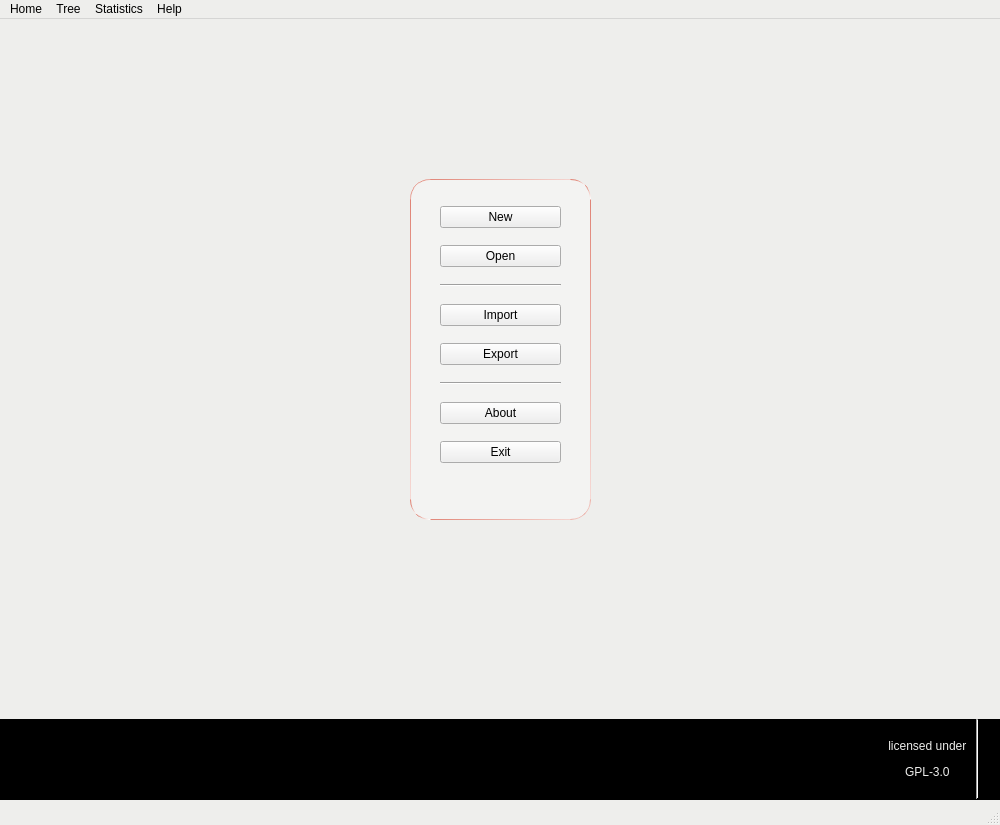
<?xml version="1.0" encoding="UTF-8"?>
<ui version="4.0">
 <class>MainWindow</class>
 <widget class="QMainWindow" name="MainWindow">
  <property name="geometry">
   <rect>
    <x>0</x>
    <y>0</y>
    <width>1000</width>
    <height>825</height>
   </rect>
  </property>
  <property name="sizePolicy">
   <sizepolicy hsizetype="Expanding" vsizetype="Expanding">
    <horstretch>0</horstretch>
    <verstretch>0</verstretch>
   </sizepolicy>
  </property>
  <property name="maximumSize">
   <size>
    <width>1000</width>
    <height>825</height>
   </size>
  </property>
  <property name="palette">
   <palette>
    <active>
     <colorrole role="WindowText">
      <brush brushstyle="SolidPattern">
       <color alpha="255">
        <red>0</red>
        <green>0</green>
        <blue>0</blue>
       </color>
      </brush>
     </colorrole>
     <colorrole role="Button">
      <brush brushstyle="SolidPattern">
       <color alpha="255">
        <red>167</red>
        <green>143</green>
        <blue>150</blue>
       </color>
      </brush>
     </colorrole>
     <colorrole role="Light">
      <brush brushstyle="SolidPattern">
       <color alpha="255">
        <red>255</red>
        <green>255</green>
        <blue>255</blue>
       </color>
      </brush>
     </colorrole>
     <colorrole role="Midlight">
      <brush brushstyle="SolidPattern">
       <color alpha="255">
        <red>246</red>
        <green>246</green>
        <blue>245</blue>
       </color>
      </brush>
     </colorrole>
     <colorrole role="Dark">
      <brush brushstyle="SolidPattern">
       <color alpha="255">
        <red>119</red>
        <green>119</green>
        <blue>118</blue>
       </color>
      </brush>
     </colorrole>
     <colorrole role="Mid">
      <brush brushstyle="SolidPattern">
       <color alpha="255">
        <red>159</red>
        <green>159</green>
        <blue>157</blue>
       </color>
      </brush>
     </colorrole>
     <colorrole role="Text">
      <brush brushstyle="SolidPattern">
       <color alpha="255">
        <red>0</red>
        <green>0</green>
        <blue>0</blue>
       </color>
      </brush>
     </colorrole>
     <colorrole role="BrightText">
      <brush brushstyle="SolidPattern">
       <color alpha="255">
        <red>255</red>
        <green>255</green>
        <blue>255</blue>
       </color>
      </brush>
     </colorrole>
     <colorrole role="ButtonText">
      <brush brushstyle="SolidPattern">
       <color alpha="255">
        <red>0</red>
        <green>0</green>
        <blue>0</blue>
       </color>
      </brush>
     </colorrole>
     <colorrole role="Base">
      <brush brushstyle="SolidPattern">
       <color alpha="255">
        <red>255</red>
        <green>255</green>
        <blue>255</blue>
       </color>
      </brush>
     </colorrole>
     <colorrole role="Window">
      <brush brushstyle="SolidPattern">
       <color alpha="255">
        <red>238</red>
        <green>238</green>
        <blue>236</blue>
       </color>
      </brush>
     </colorrole>
     <colorrole role="Shadow">
      <brush brushstyle="SolidPattern">
       <color alpha="255">
        <red>0</red>
        <green>0</green>
        <blue>0</blue>
       </color>
      </brush>
     </colorrole>
     <colorrole role="Highlight">
      <brush brushstyle="SolidPattern">
       <color alpha="255">
        <red>157</red>
        <green>150</green>
        <blue>159</blue>
       </color>
      </brush>
     </colorrole>
     <colorrole role="Link">
      <brush brushstyle="SolidPattern">
       <color alpha="255">
        <red>78</red>
        <green>154</green>
        <blue>6</blue>
       </color>
      </brush>
     </colorrole>
     <colorrole role="LinkVisited">
      <brush brushstyle="SolidPattern">
       <color alpha="255">
        <red>211</red>
        <green>215</green>
        <blue>207</blue>
       </color>
      </brush>
     </colorrole>
     <colorrole role="AlternateBase">
      <brush brushstyle="SolidPattern">
       <color alpha="255">
        <red>246</red>
        <green>246</green>
        <blue>245</blue>
       </color>
      </brush>
     </colorrole>
     <colorrole role="ToolTipBase">
      <brush brushstyle="SolidPattern">
       <color alpha="255">
        <red>255</red>
        <green>255</green>
        <blue>220</blue>
       </color>
      </brush>
     </colorrole>
     <colorrole role="ToolTipText">
      <brush brushstyle="SolidPattern">
       <color alpha="255">
        <red>0</red>
        <green>0</green>
        <blue>0</blue>
       </color>
      </brush>
     </colorrole>
     <colorrole role="PlaceholderText">
      <brush brushstyle="SolidPattern">
       <color alpha="127">
        <red>0</red>
        <green>0</green>
        <blue>0</blue>
       </color>
      </brush>
     </colorrole>
    </active>
    <inactive>
     <colorrole role="WindowText">
      <brush brushstyle="SolidPattern">
       <color alpha="255">
        <red>0</red>
        <green>0</green>
        <blue>0</blue>
       </color>
      </brush>
     </colorrole>
     <colorrole role="Button">
      <brush brushstyle="SolidPattern">
       <color alpha="255">
        <red>169</red>
        <green>160</green>
        <blue>163</blue>
       </color>
      </brush>
     </colorrole>
     <colorrole role="Light">
      <brush brushstyle="SolidPattern">
       <color alpha="255">
        <red>255</red>
        <green>255</green>
        <blue>255</blue>
       </color>
      </brush>
     </colorrole>
     <colorrole role="Midlight">
      <brush brushstyle="SolidPattern">
       <color alpha="255">
        <red>246</red>
        <green>246</green>
        <blue>245</blue>
       </color>
      </brush>
     </colorrole>
     <colorrole role="Dark">
      <brush brushstyle="SolidPattern">
       <color alpha="255">
        <red>119</red>
        <green>119</green>
        <blue>118</blue>
       </color>
      </brush>
     </colorrole>
     <colorrole role="Mid">
      <brush brushstyle="SolidPattern">
       <color alpha="255">
        <red>159</red>
        <green>159</green>
        <blue>157</blue>
       </color>
      </brush>
     </colorrole>
     <colorrole role="Text">
      <brush brushstyle="SolidPattern">
       <color alpha="255">
        <red>0</red>
        <green>0</green>
        <blue>0</blue>
       </color>
      </brush>
     </colorrole>
     <colorrole role="BrightText">
      <brush brushstyle="SolidPattern">
       <color alpha="255">
        <red>255</red>
        <green>255</green>
        <blue>255</blue>
       </color>
      </brush>
     </colorrole>
     <colorrole role="ButtonText">
      <brush brushstyle="SolidPattern">
       <color alpha="255">
        <red>0</red>
        <green>0</green>
        <blue>0</blue>
       </color>
      </brush>
     </colorrole>
     <colorrole role="Base">
      <brush brushstyle="SolidPattern">
       <color alpha="255">
        <red>255</red>
        <green>255</green>
        <blue>255</blue>
       </color>
      </brush>
     </colorrole>
     <colorrole role="Window">
      <brush brushstyle="SolidPattern">
       <color alpha="255">
        <red>238</red>
        <green>238</green>
        <blue>236</blue>
       </color>
      </brush>
     </colorrole>
     <colorrole role="Shadow">
      <brush brushstyle="SolidPattern">
       <color alpha="255">
        <red>0</red>
        <green>0</green>
        <blue>0</blue>
       </color>
      </brush>
     </colorrole>
     <colorrole role="Highlight">
      <brush brushstyle="SolidPattern">
       <color alpha="255">
        <red>157</red>
        <green>150</green>
        <blue>159</blue>
       </color>
      </brush>
     </colorrole>
     <colorrole role="Link">
      <brush brushstyle="SolidPattern">
       <color alpha="255">
        <red>78</red>
        <green>154</green>
        <blue>6</blue>
       </color>
      </brush>
     </colorrole>
     <colorrole role="LinkVisited">
      <brush brushstyle="SolidPattern">
       <color alpha="255">
        <red>211</red>
        <green>215</green>
        <blue>207</blue>
       </color>
      </brush>
     </colorrole>
     <colorrole role="AlternateBase">
      <brush brushstyle="SolidPattern">
       <color alpha="255">
        <red>246</red>
        <green>246</green>
        <blue>245</blue>
       </color>
      </brush>
     </colorrole>
     <colorrole role="ToolTipBase">
      <brush brushstyle="SolidPattern">
       <color alpha="255">
        <red>255</red>
        <green>255</green>
        <blue>220</blue>
       </color>
      </brush>
     </colorrole>
     <colorrole role="ToolTipText">
      <brush brushstyle="SolidPattern">
       <color alpha="255">
        <red>0</red>
        <green>0</green>
        <blue>0</blue>
       </color>
      </brush>
     </colorrole>
     <colorrole role="PlaceholderText">
      <brush brushstyle="SolidPattern">
       <color alpha="127">
        <red>0</red>
        <green>0</green>
        <blue>0</blue>
       </color>
      </brush>
     </colorrole>
    </inactive>
    <disabled>
     <colorrole role="WindowText">
      <brush brushstyle="SolidPattern">
       <color alpha="255">
        <red>119</red>
        <green>119</green>
        <blue>118</blue>
       </color>
      </brush>
     </colorrole>
     <colorrole role="Button">
      <brush brushstyle="SolidPattern">
       <color alpha="199">
        <red>167</red>
        <green>143</green>
        <blue>150</blue>
       </color>
      </brush>
     </colorrole>
     <colorrole role="Light">
      <brush brushstyle="SolidPattern">
       <color alpha="255">
        <red>255</red>
        <green>255</green>
        <blue>255</blue>
       </color>
      </brush>
     </colorrole>
     <colorrole role="Midlight">
      <brush brushstyle="SolidPattern">
       <color alpha="255">
        <red>246</red>
        <green>246</green>
        <blue>245</blue>
       </color>
      </brush>
     </colorrole>
     <colorrole role="Dark">
      <brush brushstyle="SolidPattern">
       <color alpha="255">
        <red>119</red>
        <green>119</green>
        <blue>118</blue>
       </color>
      </brush>
     </colorrole>
     <colorrole role="Mid">
      <brush brushstyle="SolidPattern">
       <color alpha="255">
        <red>159</red>
        <green>159</green>
        <blue>157</blue>
       </color>
      </brush>
     </colorrole>
     <colorrole role="Text">
      <brush brushstyle="SolidPattern">
       <color alpha="255">
        <red>119</red>
        <green>119</green>
        <blue>118</blue>
       </color>
      </brush>
     </colorrole>
     <colorrole role="BrightText">
      <brush brushstyle="SolidPattern">
       <color alpha="255">
        <red>255</red>
        <green>255</green>
        <blue>255</blue>
       </color>
      </brush>
     </colorrole>
     <colorrole role="ButtonText">
      <brush brushstyle="SolidPattern">
       <color alpha="255">
        <red>119</red>
        <green>119</green>
        <blue>118</blue>
       </color>
      </brush>
     </colorrole>
     <colorrole role="Base">
      <brush brushstyle="SolidPattern">
       <color alpha="255">
        <red>238</red>
        <green>238</green>
        <blue>236</blue>
       </color>
      </brush>
     </colorrole>
     <colorrole role="Window">
      <brush brushstyle="SolidPattern">
       <color alpha="255">
        <red>238</red>
        <green>238</green>
        <blue>236</blue>
       </color>
      </brush>
     </colorrole>
     <colorrole role="Shadow">
      <brush brushstyle="SolidPattern">
       <color alpha="255">
        <red>0</red>
        <green>0</green>
        <blue>0</blue>
       </color>
      </brush>
     </colorrole>
     <colorrole role="Link">
      <brush brushstyle="SolidPattern">
       <color alpha="255">
        <red>78</red>
        <green>154</green>
        <blue>6</blue>
       </color>
      </brush>
     </colorrole>
     <colorrole role="LinkVisited">
      <brush brushstyle="SolidPattern">
       <color alpha="255">
        <red>211</red>
        <green>215</green>
        <blue>207</blue>
       </color>
      </brush>
     </colorrole>
     <colorrole role="AlternateBase">
      <brush brushstyle="SolidPattern">
       <color alpha="255">
        <red>238</red>
        <green>238</green>
        <blue>236</blue>
       </color>
      </brush>
     </colorrole>
     <colorrole role="ToolTipBase">
      <brush brushstyle="SolidPattern">
       <color alpha="255">
        <red>255</red>
        <green>255</green>
        <blue>220</blue>
       </color>
      </brush>
     </colorrole>
     <colorrole role="ToolTipText">
      <brush brushstyle="SolidPattern">
       <color alpha="255">
        <red>0</red>
        <green>0</green>
        <blue>0</blue>
       </color>
      </brush>
     </colorrole>
     <colorrole role="PlaceholderText">
      <brush brushstyle="SolidPattern">
       <color alpha="127">
        <red>119</red>
        <green>119</green>
        <blue>118</blue>
       </color>
      </brush>
     </colorrole>
    </disabled>
   </palette>
  </property>
  <property name="windowTitle">
   <string>Graveyard</string>
  </property>
  <property name="styleSheet">
   <string notr="true"/>
  </property>
  <widget class="QWidget" name="centralwidget">
   <property name="enabled">
    <bool>true</bool>
   </property>
   <property name="sizePolicy">
    <sizepolicy hsizetype="Expanding" vsizetype="Expanding">
     <horstretch>4</horstretch>
     <verstretch>0</verstretch>
    </sizepolicy>
   </property>
   <property name="maximumSize">
    <size>
     <width>1000</width>
     <height>800</height>
    </size>
   </property>
   <property name="styleSheet">
    <string notr="true"/>
   </property>
   <widget class="QWidget" name="widget_background" native="true">
    <property name="geometry">
     <rect>
      <x>0</x>
      <y>-10</y>
      <width>1001</width>
      <height>791</height>
     </rect>
    </property>
    <property name="palette">
     <palette>
      <active/>
      <inactive/>
      <disabled/>
     </palette>
    </property>
    <property name="autoFillBackground">
     <bool>false</bool>
    </property>
    <property name="styleSheet">
     <string notr="true">#widget_background {
	background-image: url(:/orig/graveyard_blurred.png);
}
</string>
    </property>
    <widget class="QLabel" name="label_header">
     <property name="geometry">
      <rect>
       <x>230</x>
       <y>0</y>
       <width>431</width>
       <height>151</height>
      </rect>
     </property>
     <property name="palette">
      <palette>
       <active/>
       <inactive/>
       <disabled/>
      </palette>
     </property>
     <property name="text">
      <string>&lt;html&gt;&lt;head/&gt;&lt;body&gt;&lt;p align=&quot;center&quot;&gt;&lt;img src=&quot;:/orig/graveyard_text2.png&quot;/&gt;&lt;/p&gt;&lt;/body&gt;&lt;/html&gt;</string>
     </property>
    </widget>
    <widget class="QLabel" name="label_header_sub">
     <property name="geometry">
      <rect>
       <x>460</x>
       <y>90</y>
       <width>281</width>
       <height>31</height>
      </rect>
     </property>
     <property name="palette">
      <palette>
       <active/>
       <inactive/>
       <disabled/>
      </palette>
     </property>
     <property name="text">
      <string>&lt;html&gt;&lt;head/&gt;&lt;body&gt;&lt;p align=&quot;center&quot;&gt;&lt;img src=&quot;:/orig/graveyard_subtitle.png&quot;/&gt;&lt;/p&gt;&lt;/body&gt;&lt;/html&gt;</string>
     </property>
    </widget>
    <widget class="QFrame" name="frame_footer">
     <property name="geometry">
      <rect>
       <x>0</x>
       <y>710</y>
       <width>1001</width>
       <height>81</height>
      </rect>
     </property>
     <property name="palette">
      <palette>
       <active>
        <colorrole role="Button">
         <brush brushstyle="SolidPattern">
          <color alpha="255">
           <red>0</red>
           <green>0</green>
           <blue>0</blue>
          </color>
         </brush>
        </colorrole>
        <colorrole role="Base">
         <brush brushstyle="SolidPattern">
          <color alpha="255">
           <red>0</red>
           <green>0</green>
           <blue>0</blue>
          </color>
         </brush>
        </colorrole>
        <colorrole role="Window">
         <brush brushstyle="SolidPattern">
          <color alpha="255">
           <red>0</red>
           <green>0</green>
           <blue>0</blue>
          </color>
         </brush>
        </colorrole>
       </active>
       <inactive>
        <colorrole role="Button">
         <brush brushstyle="SolidPattern">
          <color alpha="255">
           <red>0</red>
           <green>0</green>
           <blue>0</blue>
          </color>
         </brush>
        </colorrole>
        <colorrole role="Base">
         <brush brushstyle="SolidPattern">
          <color alpha="255">
           <red>0</red>
           <green>0</green>
           <blue>0</blue>
          </color>
         </brush>
        </colorrole>
        <colorrole role="Window">
         <brush brushstyle="SolidPattern">
          <color alpha="255">
           <red>0</red>
           <green>0</green>
           <blue>0</blue>
          </color>
         </brush>
        </colorrole>
       </inactive>
       <disabled>
        <colorrole role="Button">
         <brush brushstyle="SolidPattern">
          <color alpha="255">
           <red>0</red>
           <green>0</green>
           <blue>0</blue>
          </color>
         </brush>
        </colorrole>
        <colorrole role="Base">
         <brush brushstyle="SolidPattern">
          <color alpha="255">
           <red>0</red>
           <green>0</green>
           <blue>0</blue>
          </color>
         </brush>
        </colorrole>
        <colorrole role="Window">
         <brush brushstyle="SolidPattern">
          <color alpha="255">
           <red>0</red>
           <green>0</green>
           <blue>0</blue>
          </color>
         </brush>
        </colorrole>
       </disabled>
      </palette>
     </property>
     <property name="styleSheet">
      <string notr="true">#frame_footer {
border-width: 5px;
border-style: solid;
	border-color: rgb(157, 150, 159);
border-radius: 0px;
	background-color: rgb(0, 0, 0);
	border-color: rgb(0, 0, 0);
}
</string>
     </property>
     <property name="frameShape">
      <enum>QFrame::StyledPanel</enum>
     </property>
     <property name="frameShadow">
      <enum>QFrame::Raised</enum>
     </property>
     <widget class="QWidget" name="horizontalLayoutWidget_3">
      <property name="geometry">
       <rect>
        <x>0</x>
        <y>0</y>
        <width>991</width>
        <height>80</height>
       </rect>
      </property>
      <property name="palette">
       <palette>
        <active/>
        <inactive/>
        <disabled/>
       </palette>
      </property>
      <layout class="QHBoxLayout" name="horizontalLayout">
       <item>
        <widget class="QLabel" name="label_git_link">
         <property name="palette">
          <palette>
           <active/>
           <inactive/>
           <disabled/>
          </palette>
         </property>
         <property name="toolTip">
          <string>kate on github</string>
         </property>
         <property name="text">
          <string>&lt;html&gt;&lt;head/&gt;&lt;body&gt;&lt;p align=&quot;center&quot;&gt;&lt;a href=&quot;https://github.com/katehaledev&quot;&gt;&lt;img src=&quot;:/logos/git_name.png&quot;/&gt;&lt;/a&gt;&lt;/p&gt;&lt;/body&gt;&lt;/html&gt;</string>
         </property>
         <property name="openExternalLinks">
          <bool>true</bool>
         </property>
        </widget>
       </item>
       <item>
        <spacer name="horizontalSpacer">
         <property name="palette">
          <palette>
           <active/>
           <inactive/>
           <disabled/>
          </palette>
         </property>
         <property name="orientation">
          <enum>Qt::Horizontal</enum>
         </property>
         <property name="sizeHint" stdset="0">
          <size>
           <width>40</width>
           <height>20</height>
          </size>
         </property>
        </spacer>
       </item>
       <item>
        <widget class="QLabel" name="label_lis">
         <property name="palette">
          <palette>
           <active/>
           <inactive/>
           <disabled/>
          </palette>
         </property>
         <property name="text">
          <string>&lt;html&gt;&lt;head/&gt;&lt;body&gt;&lt;p align=&quot;center&quot;&gt;&lt;span style=&quot; font-size:9pt; color:#eeeeec;&quot;&gt;licensed under &lt;/span&gt;&lt;/p&gt;&lt;p align=&quot;center&quot;&gt;&lt;span style=&quot; font-size:9pt; color:#eeeeec;&quot;&gt;GPL-3.0 &lt;/span&gt;&lt;/p&gt;&lt;/body&gt;&lt;/html&gt;</string>
         </property>
        </widget>
       </item>
       <item>
        <widget class="Line" name="line">
         <property name="palette">
          <palette>
           <active/>
           <inactive/>
           <disabled/>
          </palette>
         </property>
         <property name="frameShadow">
          <enum>QFrame::Sunken</enum>
         </property>
         <property name="orientation">
          <enum>Qt::Vertical</enum>
         </property>
        </widget>
       </item>
       <item>
        <widget class="QLabel" name="label_github">
         <property name="palette">
          <palette>
           <active/>
           <inactive/>
           <disabled/>
          </palette>
         </property>
         <property name="toolTip">
          <string>Graveyard source code on github</string>
         </property>
         <property name="text">
          <string>&lt;html&gt;&lt;head/&gt;&lt;body&gt;&lt;p&gt;&lt;a href=&quot;https://github.com/katehaledev/graveyard&quot;&gt;&lt;img src=&quot;:/orig/github_25.png&quot;/&gt;&lt;/a&gt;&lt;a name=&quot;bottom&quot;/&gt;&lt;/p&gt;&lt;/body&gt;&lt;/html&gt;</string>
         </property>
        </widget>
       </item>
       <item>
        <widget class="QLabel" name="label_kofi">
         <property name="palette">
          <palette>
           <active/>
           <inactive/>
           <disabled/>
          </palette>
         </property>
         <property name="toolTip">
          <string>But me a coffee</string>
         </property>
         <property name="text">
          <string>&lt;html&gt;&lt;head/&gt;&lt;body&gt;&lt;p&gt;&lt;a href=&quot;https://ko-fi.com/katehaledev&quot;&gt;&lt;img src=&quot;:/orig/50_kofi.png&quot;/&gt;&lt;/a&gt;&lt;a href=&quot;https://ko-fi.com/katehaledev&quot;&gt;&lt;span style=&quot; color:#0000ff;&quot;/&gt;&lt;/a&gt;&lt;/p&gt;&lt;/body&gt;&lt;/html&gt;</string>
         </property>
        </widget>
       </item>
      </layout>
     </widget>
    </widget>
    <widget class="QWidget" name="verticalLayoutWidget_2">
     <property name="geometry">
      <rect>
       <x>10</x>
       <y>170</y>
       <width>981</width>
       <height>541</height>
      </rect>
     </property>
     <property name="palette">
      <palette>
       <active/>
       <inactive/>
       <disabled/>
      </palette>
     </property>
     <layout class="QVBoxLayout" name="verticalLayout_2">
      <item>
       <layout class="QHBoxLayout" name="horizontalLayout_2">
        <item>
         <spacer name="horizontalSpacer_left_home_buttons">
          <property name="palette">
           <palette>
            <active/>
            <inactive/>
            <disabled/>
           </palette>
          </property>
          <property name="orientation">
           <enum>Qt::Horizontal</enum>
          </property>
          <property name="sizeType">
           <enum>QSizePolicy::Fixed</enum>
          </property>
          <property name="sizeHint" stdset="0">
           <size>
            <width>400</width>
            <height>20</height>
           </size>
          </property>
         </spacer>
        </item>
        <item>
         <layout class="QHBoxLayout" name="horizontalLayout_3">
          <item>
           <widget class="QWidget" name="widget_splash" native="true">
            <property name="palette">
             <palette>
              <active>
               <colorrole role="Button">
                <brush brushstyle="SolidPattern">
                 <color alpha="75">
                  <red>255</red>
                  <green>255</green>
                  <blue>255</blue>
                 </color>
                </brush>
               </colorrole>
               <colorrole role="Base">
                <brush brushstyle="SolidPattern">
                 <color alpha="75">
                  <red>255</red>
                  <green>255</green>
                  <blue>255</blue>
                 </color>
                </brush>
               </colorrole>
               <colorrole role="Window">
                <brush brushstyle="SolidPattern">
                 <color alpha="75">
                  <red>255</red>
                  <green>255</green>
                  <blue>255</blue>
                 </color>
                </brush>
               </colorrole>
              </active>
              <inactive>
               <colorrole role="Button">
                <brush brushstyle="SolidPattern">
                 <color alpha="75">
                  <red>255</red>
                  <green>255</green>
                  <blue>255</blue>
                 </color>
                </brush>
               </colorrole>
               <colorrole role="Base">
                <brush brushstyle="SolidPattern">
                 <color alpha="75">
                  <red>255</red>
                  <green>255</green>
                  <blue>255</blue>
                 </color>
                </brush>
               </colorrole>
               <colorrole role="Window">
                <brush brushstyle="SolidPattern">
                 <color alpha="75">
                  <red>255</red>
                  <green>255</green>
                  <blue>255</blue>
                 </color>
                </brush>
               </colorrole>
              </inactive>
              <disabled>
               <colorrole role="Button">
                <brush brushstyle="SolidPattern">
                 <color alpha="75">
                  <red>255</red>
                  <green>255</green>
                  <blue>255</blue>
                 </color>
                </brush>
               </colorrole>
               <colorrole role="Base">
                <brush brushstyle="SolidPattern">
                 <color alpha="75">
                  <red>255</red>
                  <green>255</green>
                  <blue>255</blue>
                 </color>
                </brush>
               </colorrole>
               <colorrole role="Window">
                <brush brushstyle="SolidPattern">
                 <color alpha="75">
                  <red>255</red>
                  <green>255</green>
                  <blue>255</blue>
                 </color>
                </brush>
               </colorrole>
              </disabled>
             </palette>
            </property>
            <property name="styleSheet">
             <string notr="true">#widget_splash {
border-width: 1px;
border-style: solid;
border-radius: 20px;
	background-color: rgba(255, 255, 255, 75);
	border-color: qlineargradient(spread:pad, x1:0.258706, y1:0.188, x2:1, y2:1, stop:0 rgba(219, 100, 83, 203), stop:1 rgba(255, 255, 255, 255));
}</string>
            </property>
            <widget class="QWidget" name="verticalLayoutWidget">
             <property name="geometry">
              <rect>
               <x>0</x>
               <y>-10</y>
               <width>171</width>
               <height>321</height>
              </rect>
             </property>
             <property name="palette">
              <palette>
               <active/>
               <inactive/>
               <disabled/>
              </palette>
             </property>
             <layout class="QVBoxLayout" name="verticalLayout">
              <property name="spacing">
               <number>10</number>
              </property>
              <property name="sizeConstraint">
               <enum>QLayout::SetNoConstraint</enum>
              </property>
              <property name="leftMargin">
               <number>30</number>
              </property>
              <property name="topMargin">
               <number>30</number>
              </property>
              <property name="rightMargin">
               <number>20</number>
              </property>
              <property name="bottomMargin">
               <number>20</number>
              </property>
              <item>
               <widget class="QPushButton" name="newButton_home">
                <property name="palette">
                 <palette>
                  <active/>
                  <inactive/>
                  <disabled/>
                 </palette>
                </property>
                <property name="tabletTracking">
                 <bool>false</bool>
                </property>
                <property name="focusPolicy">
                 <enum>Qt::StrongFocus</enum>
                </property>
                <property name="text">
                 <string>New</string>
                </property>
               </widget>
              </item>
              <item>
               <widget class="QPushButton" name="openButton_home">
                <property name="palette">
                 <palette>
                  <active/>
                  <inactive/>
                  <disabled/>
                 </palette>
                </property>
                <property name="text">
                 <string>Open</string>
                </property>
               </widget>
              </item>
              <item>
               <widget class="Line" name="line_2">
                <property name="palette">
                 <palette>
                  <active/>
                  <inactive/>
                  <disabled/>
                 </palette>
                </property>
                <property name="orientation">
                 <enum>Qt::Horizontal</enum>
                </property>
               </widget>
              </item>
              <item>
               <widget class="QPushButton" name="importButton_home">
                <property name="palette">
                 <palette>
                  <active/>
                  <inactive/>
                  <disabled/>
                 </palette>
                </property>
                <property name="text">
                 <string>Import</string>
                </property>
               </widget>
              </item>
              <item>
               <widget class="QPushButton" name="exportButton_home">
                <property name="palette">
                 <palette>
                  <active/>
                  <inactive/>
                  <disabled/>
                 </palette>
                </property>
                <property name="text">
                 <string>Export</string>
                </property>
               </widget>
              </item>
              <item>
               <widget class="Line" name="line_3">
                <property name="palette">
                 <palette>
                  <active/>
                  <inactive/>
                  <disabled/>
                 </palette>
                </property>
                <property name="orientation">
                 <enum>Qt::Horizontal</enum>
                </property>
               </widget>
              </item>
              <item>
               <widget class="QPushButton" name="aboutButton_home">
                <property name="palette">
                 <palette>
                  <active/>
                  <inactive/>
                  <disabled/>
                 </palette>
                </property>
                <property name="text">
                 <string>About</string>
                </property>
               </widget>
              </item>
              <item>
               <widget class="QPushButton" name="exitButton_home">
                <property name="palette">
                 <palette>
                  <active/>
                  <inactive/>
                  <disabled/>
                 </palette>
                </property>
                <property name="text">
                 <string>Exit</string>
                </property>
               </widget>
              </item>
             </layout>
            </widget>
           </widget>
          </item>
         </layout>
        </item>
        <item>
         <spacer name="horizontalSpacer_right_home_buttons">
          <property name="palette">
           <palette>
            <active/>
            <inactive/>
            <disabled/>
           </palette>
          </property>
          <property name="orientation">
           <enum>Qt::Horizontal</enum>
          </property>
          <property name="sizeType">
           <enum>QSizePolicy::Fixed</enum>
          </property>
          <property name="sizeHint" stdset="0">
           <size>
            <width>400</width>
            <height>20</height>
           </size>
          </property>
         </spacer>
        </item>
       </layout>
      </item>
      <item>
       <spacer name="verticalSpacer">
        <property name="palette">
         <palette>
          <active/>
          <inactive/>
          <disabled/>
         </palette>
        </property>
        <property name="orientation">
         <enum>Qt::Vertical</enum>
        </property>
        <property name="sizeType">
         <enum>QSizePolicy::Fixed</enum>
        </property>
        <property name="sizeHint" stdset="0">
         <size>
          <width>20</width>
          <height>200</height>
         </size>
        </property>
       </spacer>
      </item>
     </layout>
    </widget>
   </widget>
  </widget>
  <widget class="QMenuBar" name="menubar">
   <property name="geometry">
    <rect>
     <x>0</x>
     <y>0</y>
     <width>1000</width>
     <height>22</height>
    </rect>
   </property>
   <property name="styleSheet">
    <string notr="true"/>
   </property>
   <widget class="QMenu" name="menuHome">
    <property name="title">
     <string>Home</string>
    </property>
    <addaction name="actionNew"/>
    <addaction name="actionOpen"/>
    <addaction name="separator"/>
    <addaction name="actionImport"/>
    <addaction name="actionExport"/>
    <addaction name="separator"/>
    <addaction name="actionExit"/>
   </widget>
   <widget class="QMenu" name="menuTree">
    <property name="title">
     <string>Tree</string>
    </property>
    <addaction name="actionSave"/>
   </widget>
   <widget class="QMenu" name="menuStatistics">
    <property name="title">
     <string>Statistics</string>
    </property>
   </widget>
   <widget class="QMenu" name="menuHelp">
    <property name="title">
     <string>Help</string>
    </property>
   </widget>
   <addaction name="menuHome"/>
   <addaction name="menuTree"/>
   <addaction name="menuStatistics"/>
   <addaction name="menuHelp"/>
  </widget>
  <widget class="QStatusBar" name="statusbar">
   <property name="styleSheet">
    <string notr="true"/>
   </property>
  </widget>
  <action name="actionNew">
   <property name="text">
    <string>New...</string>
   </property>
   <property name="toolTip">
    <string>&lt;html&gt;&lt;head/&gt;&lt;body&gt;&lt;p&gt;Create a &lt;span style=&quot; text-decoration: underline;&quot;&gt;n&lt;/span&gt;ew family tree&lt;/p&gt;&lt;/body&gt;&lt;/html&gt;</string>
   </property>
   <property name="shortcut">
    <string>N</string>
   </property>
  </action>
  <action name="actionImport">
   <property name="text">
    <string>Import...</string>
   </property>
  </action>
  <action name="actionExport">
   <property name="text">
    <string>Export...</string>
   </property>
  </action>
  <action name="actionExit">
   <property name="text">
    <string>Exit</string>
   </property>
   <property name="toolTip">
    <string>Exit program</string>
   </property>
  </action>
  <action name="actionSave">
   <property name="text">
    <string>Save</string>
   </property>
   <property name="toolTip">
    <string>&lt;html&gt;&lt;head/&gt;&lt;body&gt;&lt;p&gt;&lt;span style=&quot; text-decoration: underline;&quot;&gt;S&lt;/span&gt;ave current session&lt;/p&gt;&lt;/body&gt;&lt;/html&gt;</string>
   </property>
   <property name="shortcut">
    <string>Ctrl+S</string>
   </property>
  </action>
  <action name="actionOpen">
   <property name="text">
    <string>Open...</string>
   </property>
   <property name="toolTip">
    <string>&lt;html&gt;&lt;head/&gt;&lt;body&gt;&lt;p&gt;&lt;span style=&quot; text-decoration: underline;&quot;&gt;O&lt;/span&gt;pen a previous family tree&lt;/p&gt;&lt;/body&gt;&lt;/html&gt;</string>
   </property>
   <property name="shortcut">
    <string>O</string>
   </property>
  </action>
 </widget>
 <resources/>
 <connections/>
 <slots>
  <slot>slot1()</slot>
 </slots>
</ui>
